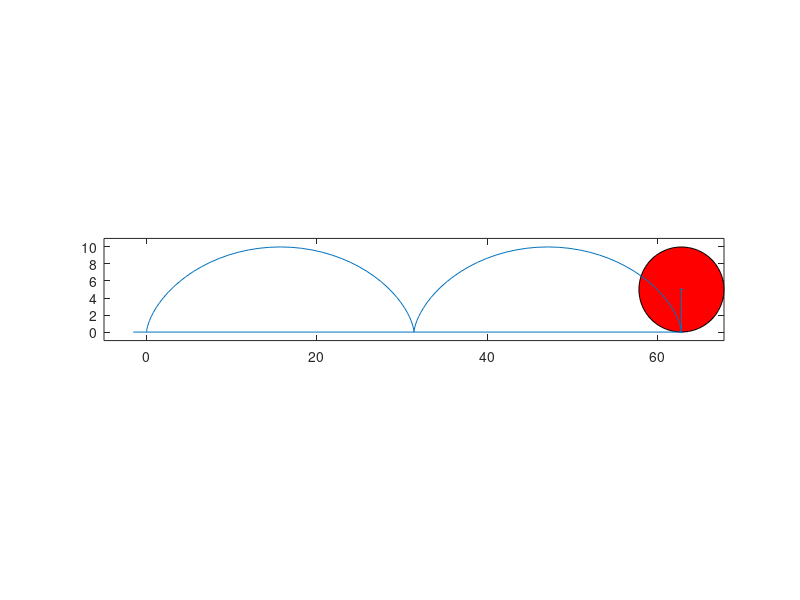

Write MATLAB code to recreate this figure.
function cycloid
% Cycloid animation
MIN_R = 1;
MAX_R = 10;
MIN_LEN = 1;
MAX_LEN = 10;
% Circle will rotate 2 times.
MAX_ROTATION = 4*pi;

%radius of rolling circle
r = getUserInput(['Enter r from ' ...
    num2str(MIN_R) ' to ' num2str(MAX_R) '\n'] , MIN_R, MAX_R);

%length of line connected to centre of rolling circle
len = getUserInput(['Enter length of line from ' ...
    num2str(MIN_LEN) ' to ' num2str(MAX_LEN) '\n'] , MIN_LEN, MAX_LEN);

%if len = r then it becomes cycloid, else it is trochoid.
theta = 0;
cycloidPointsX = [];
cycloidPointsY = [];
dtheta = pi/25;
t = linspace(0,2*pi,50);

[x,y] = pol2cart(t,r);
hRollCircle = patch(x,y,'r'); %draw the circle

lineX = [0 0];
lineY = [-len 0];%coordinates of line
hLine = line(0,0);%draw line connected to centre of rolling circle

axis equal
box on
if r >= len
    axis([-r r*4*pi+r -1 r+len+1]);
else
    axis([-len-1 r*4*pi+r+len -len+r-1 r+len+1]);
end

line([-pi/2 r*4*pi],[0 0])%base line
h3 = line([0 0],[0 0]);%trace trochoid

while (theta < MAX_ROTATION) && ishandle(hLine)
    % move circle
    set(hRollCircle,'xdata',x+theta*r,'ydata',y+r); 
    
    % rotate and translate line. n*r is length covered by circle when
    % rotated by n
    [lineXt,lineYt] = transform2d(lineX, lineY, theta*r, r, -theta, 0, 0);
    set(hLine,'xdata',lineXt,'ydata',lineYt);
    cycloidPointsX = [cycloidPointsX lineXt(1)];
    cycloidPointsY = [cycloidPointsY lineYt(1)];
    
    % draw cycloid
    set(h3,'xdata',cycloidPointsX,'ydata',cycloidPointsY);
    
    pause(0.025)
    theta = theta+dtheta;
end
end

function [xd,yd] = transform2d(x,y,tx,ty,phi,xr,yr)
%2d transform without scaling
xd = x.*cos(phi)-y.*sin(phi)+xr.*(1-cos(phi))+yr.*sin(phi)+tx;
yd = x.*sin(phi)+y.*cos(phi)+yr.*(1-cos(phi))-xr.*sin(phi)+ty;
end

function choice = getUserInput(promptStr, minNum, maxNum)
% return the user input and check the range of input
choice = input(promptStr);
if isempty(choice) || ~isnumeric(choice)
    error('enter a number');
elseif (choice < minNum) || (choice > maxNum)
    error(['enter a number between 1 to ' num2str(maxNum)]);
elseif isfloat(choice)
    %if choice is floating point value then truncate the fractional part
    choice = choice - mod(choice,1);
end
end
